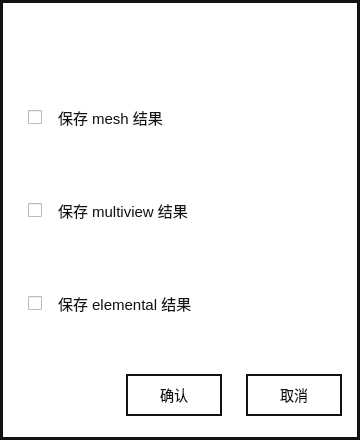
<?xml version="1.0" encoding="UTF-8"?>
<ui version="4.0">
 <class>SaveSettingsDialog</class>
 <widget class="QDialog" name="SaveSettingsDialog">
  <property name="geometry">
   <rect>
    <x>0</x>
    <y>0</y>
    <width>360</width>
    <height>440</height>
   </rect>
  </property>
  <property name="minimumSize">
   <size>
    <width>360</width>
    <height>440</height>
   </size>
  </property>
  <property name="maximumSize">
   <size>
    <width>360</width>
    <height>440</height>
   </size>
  </property>
  <property name="windowTitle">
   <string>保存设置</string>
  </property>
  <property name="styleSheet">
   <string notr="true">#SaveSettingsDialog {
    background: #ffffff;
    border: 3px solid #121212;
}
QCheckBox {
    color: #111111;
    font-size: 15px;
    spacing: 16px;
}
QPushButton {
    min-width: 92px;
    min-height: 38px;
    color: #111111;
    background: #ffffff;
    border: 2px solid #111111;
    font-size: 14px;
}
QPushButton:hover {
    background: #f2f2f2;
}
QPushButton:pressed {
    background: #e4e4e4;
}
QToolButton {
    border: none;
    background: transparent;
}</string>
  </property>
  <layout class="QVBoxLayout" name="rootLayout">
   <property name="leftMargin">
    <number>28</number>
   </property>
   <property name="topMargin">
    <number>14</number>
   </property>
   <property name="rightMargin">
    <number>18</number>
   </property>
   <property name="bottomMargin">
    <number>24</number>
   </property>
   <item>
    <layout class="QHBoxLayout" name="titleRow">
     <item>
      <spacer name="titleSpacer">
       <property name="orientation">
        <enum>Qt::Horizontal</enum>
       </property>
       <property name="sizeHint" stdset="0">
        <size>
         <width>40</width>
         <height>20</height>
        </size>
       </property>
      </spacer>
     </item>
     <item>
      <widget class="QToolButton" name="closeButton">
       <property name="minimumSize">
        <size>
         <width>32</width>
         <height>32</height>
        </size>
       </property>
       <property name="maximumSize">
        <size>
         <width>32</width>
         <height>32</height>
        </size>
       </property>
       <property name="text">
        <string/>
       </property>
       <property name="autoRaise">
        <bool>true</bool>
       </property>
      </widget>
     </item>
    </layout>
   </item>
   <item>
    <spacer name="topSpacer">
     <property name="orientation">
      <enum>Qt::Vertical</enum>
     </property>
     <property name="sizeHint" stdset="0">
      <size>
       <width>20</width>
       <height>10</height>
      </size>
     </property>
    </spacer>
   </item>
   <item>
    <widget class="QCheckBox" name="meshCheckBox">
     <property name="minimumSize">
      <size>
       <width>0</width>
       <height>44</height>
      </size>
     </property>
     <property name="text">
      <string>保存 mesh 结果</string>
     </property>
    </widget>
   </item>
   <item>
    <spacer name="meshSpacer">
     <property name="orientation">
      <enum>Qt::Vertical</enum>
     </property>
     <property name="sizeHint" stdset="0">
      <size>
       <width>20</width>
       <height>24</height>
      </size>
     </property>
    </spacer>
   </item>
   <item>
    <widget class="QCheckBox" name="multiviewCheckBox">
     <property name="minimumSize">
      <size>
       <width>0</width>
       <height>44</height>
      </size>
     </property>
     <property name="text">
      <string>保存 multiview 结果</string>
     </property>
    </widget>
   </item>
   <item>
    <spacer name="multiviewSpacer">
     <property name="orientation">
      <enum>Qt::Vertical</enum>
     </property>
     <property name="sizeHint" stdset="0">
      <size>
       <width>20</width>
       <height>24</height>
      </size>
     </property>
    </spacer>
   </item>
   <item>
    <widget class="QCheckBox" name="elementalCheckBox">
     <property name="minimumSize">
      <size>
       <width>0</width>
       <height>44</height>
      </size>
     </property>
     <property name="text">
      <string>保存 elemental 结果</string>
     </property>
    </widget>
   </item>
   <item>
    <spacer name="buttonSpacer">
     <property name="orientation">
      <enum>Qt::Vertical</enum>
     </property>
     <property name="sizeHint" stdset="0">
      <size>
       <width>20</width>
       <height>40</height>
      </size>
     </property>
    </spacer>
   </item>
   <item>
    <layout class="QHBoxLayout" name="buttonRow">
     <property name="spacing">
      <number>24</number>
     </property>
     <item>
      <spacer name="buttonLeftSpacer">
       <property name="orientation">
        <enum>Qt::Horizontal</enum>
       </property>
       <property name="sizeHint" stdset="0">
        <size>
         <width>16</width>
         <height>20</height>
        </size>
       </property>
      </spacer>
     </item>
     <item>
      <widget class="QPushButton" name="confirmButton">
       <property name="text">
        <string>确认</string>
       </property>
      </widget>
     </item>
     <item>
      <widget class="QPushButton" name="cancelButton">
       <property name="text">
        <string>取消</string>
       </property>
      </widget>
     </item>
    </layout>
   </item>
  </layout>
 </widget>
 <resources/>
 <connections/>
</ui>
